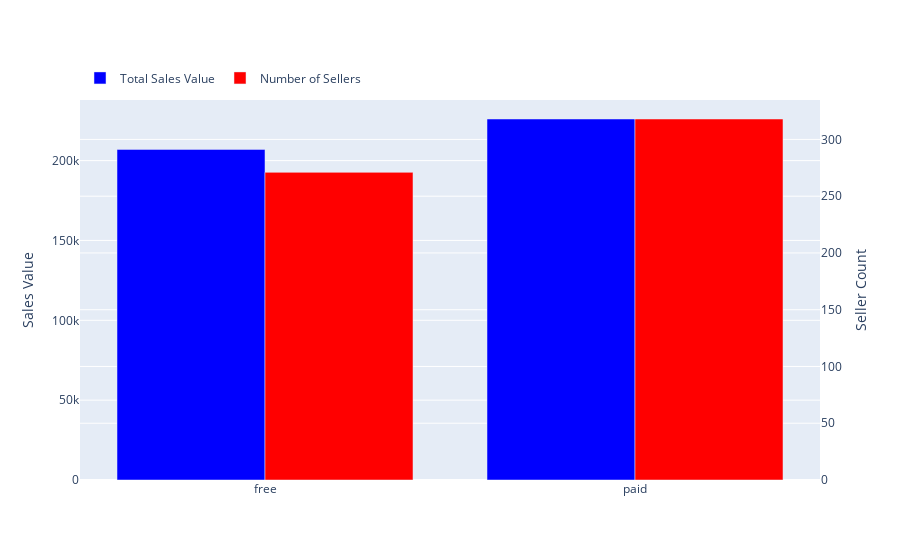

Write notebook code for a chart like this one.
### Code cell
import plotly.graph_objects as go

fig = go.Figure()

# 막대 그래프 추가: Total Sales Value
fig.add_trace(go.Bar(
    x=total_sales_per_origin_seg.index, 
    y=total_sales_per_origin_seg.values, 
    name='Total Sales Value',
    marker_color='blue',
    yaxis='y1',
    offsetgroup=1  # 해당 막대의 위치 조절
))

# 막대 그래프 추가: Number of Sellers
fig.add_trace(go.Bar(
    x=total_sellers_per_origin_seg.index, 
    y=total_sellers_per_origin_seg.values, 
    name='Number of Sellers',
    marker_color='red',
    yaxis='y2',
    offsetgroup=2  # 해당 막대의 위치 조절
))

# 레이아웃 설정
fig.update_layout(
    barmode='group',
    yaxis=dict(
        title='Sales Value'
    ),
    yaxis2=dict(
        title='Seller Count',
        overlaying='y',
        side='right'
    ),
    legend=dict(
        orientation="h",
        yanchor="bottom",
        y=1.02,
        xanchor="left",
        x=0
    )
)

fig.show()

### Figure 1 — Plotly figure (JSON) as saved in the notebook; plotly's stock layout.template omitted (floating-point values rounded to 4 significant figures)
{"data": [{"marker": {"color": "blue"}, "name": "Total Sales Value", "offsetgroup": "1", "type": "bar", "x": ["free", "paid"], "y": [207000.0, 226100.0], "yaxis": "y"}, {"marker": {"color": "red"}, "name": "Number of Sellers", "offsetgroup": "2", "type": "bar", "x": ["free", "paid"], "y": [271, 318], "yaxis": "y2"}], "layout": {"barmode": "group", "legend": {"orientation": "h", "x": 0, "xanchor": "left", "y": 1.02, "yanchor": "bottom"}, "yaxis": {"title": {"text": "Sales Value"}}, "yaxis2": {"overlaying": "y", "side": "right", "title": {"text": "Seller Count"}}}}
